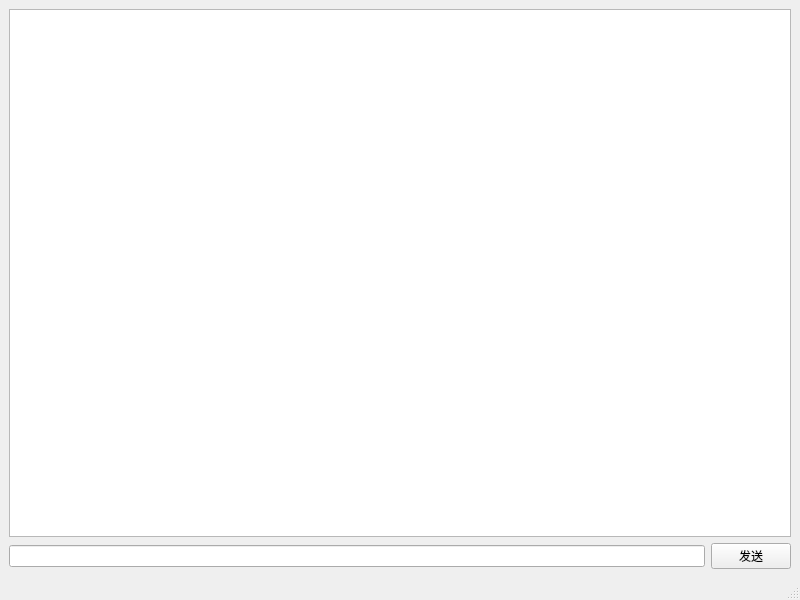
<?xml version="1.0" encoding="UTF-8"?>
<ui version="4.0">
 <class>MainWindow</class>
 <widget class="QMainWindow" name="MainWindow">
  <property name="geometry">
   <rect>
    <x>0</x>
    <y>0</y>
    <width>800</width>
    <height>600</height>
   </rect>
  </property>
  <property name="windowTitle">
   <string>MainWindow</string>
  </property>
  <widget class="QWidget" name="centralwidget">
   <layout class="QVBoxLayout" name="verticalLayout">
    <item>
     <widget class="QTextEdit" name="textEdit"/>
    </item>
    <item>
     <layout class="QHBoxLayout" name="horizontalLayout">
      <item>
       <widget class="QLineEdit" name="lineEdit"/>
      </item>
      <item>
       <widget class="QPushButton" name="pushButton">
        <property name="sizePolicy">
         <sizepolicy hsizetype="Fixed" vsizetype="Fixed">
          <horstretch>0</horstretch>
          <verstretch>0</verstretch>
         </sizepolicy>
        </property>
        <property name="text">
         <string>发送</string>
        </property>
       </widget>
      </item>
     </layout>
    </item>
   </layout>
  </widget>
  <widget class="QMenuBar" name="menubar">
   <property name="geometry">
    <rect>
     <x>0</x>
     <y>0</y>
     <width>800</width>
     <height>24</height>
    </rect>
   </property>
  </widget>
  <widget class="QStatusBar" name="statusbar"/>
 </widget>
 <resources/>
 <connections/>
</ui>
